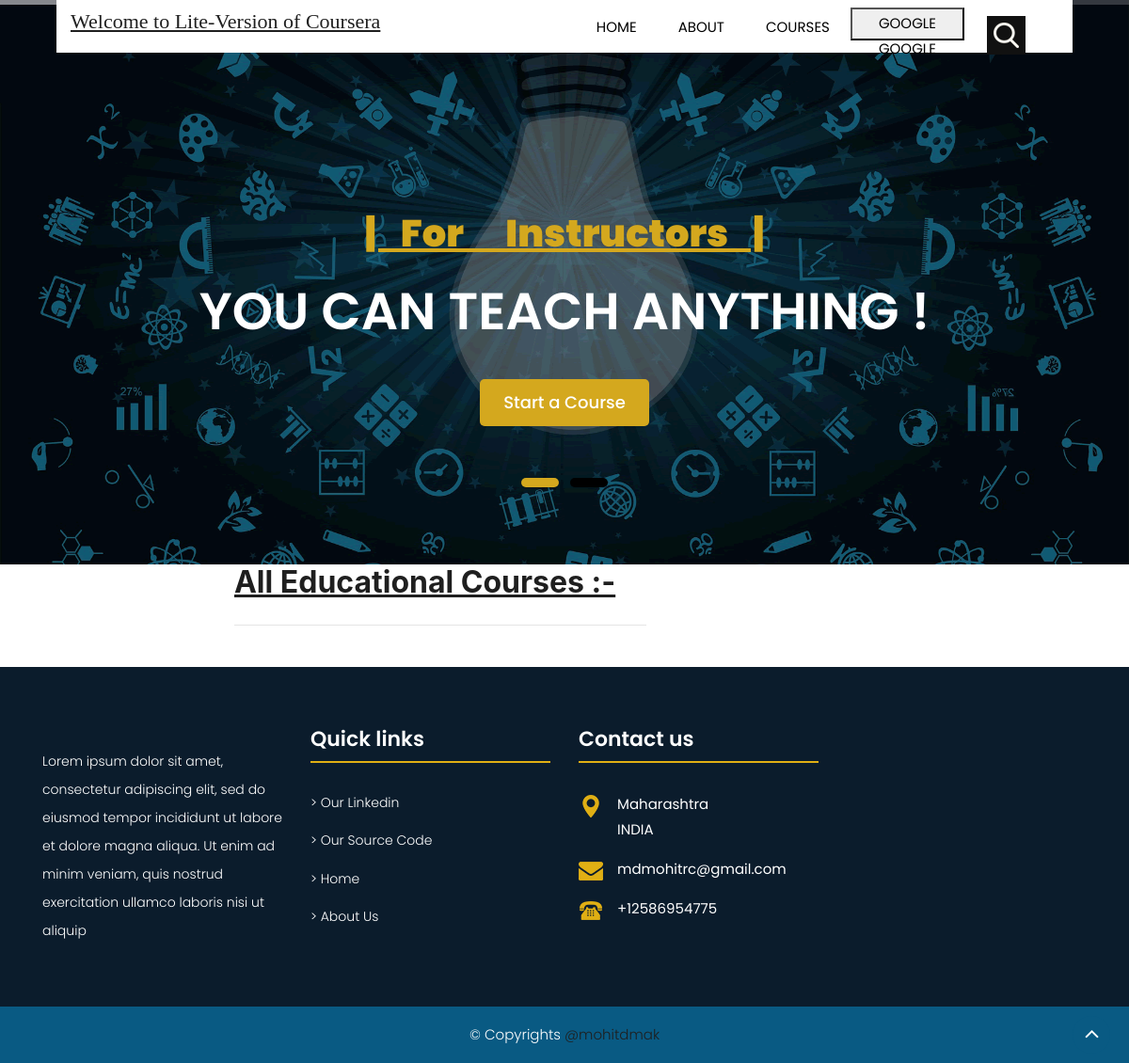
Before: /allcourses/ with the older database file.
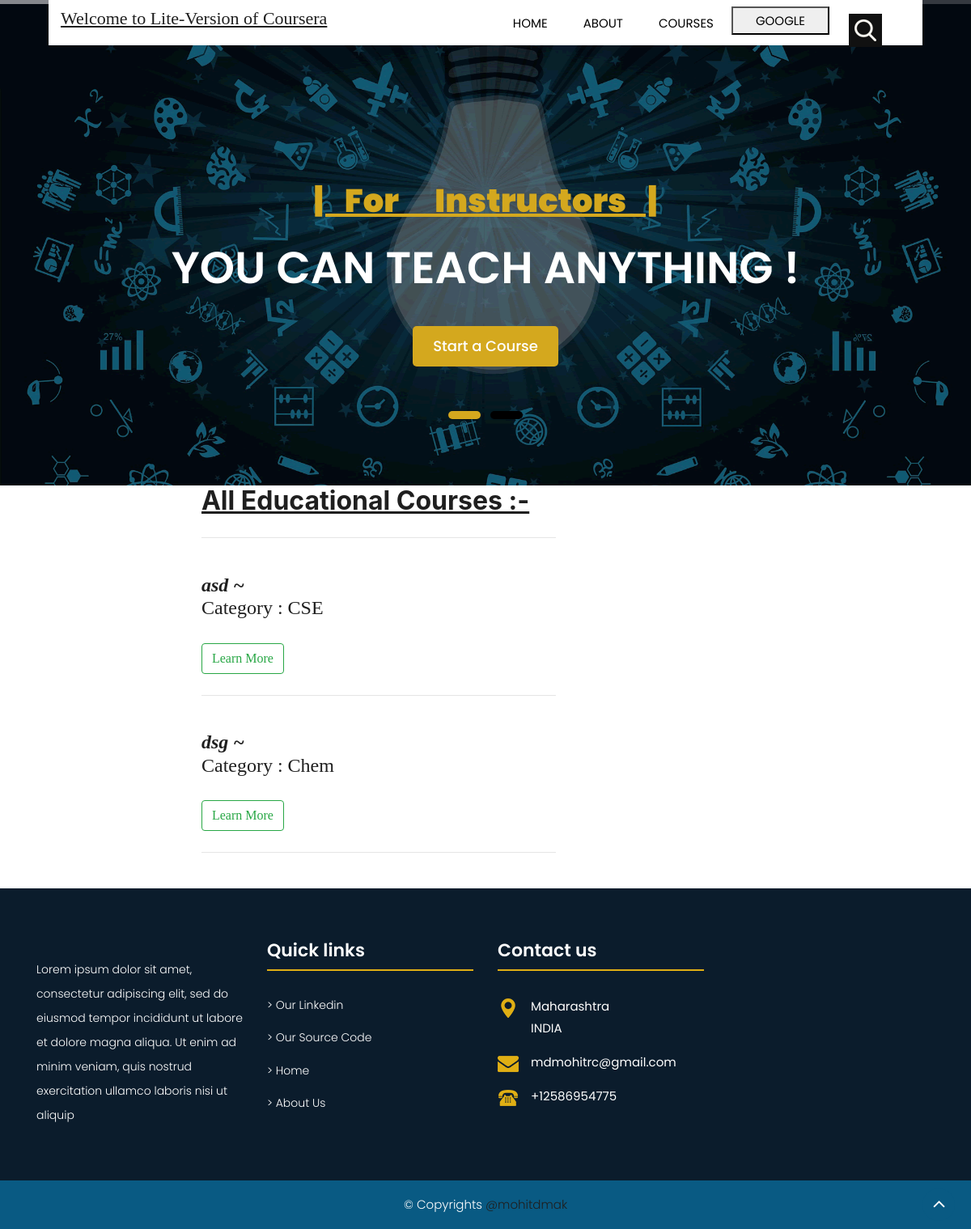
After: the same page with the newer database file.
### Home/models.py (models this page shows)
class Courses(models.Model):
    Course_Name = models.CharField(max_length = 200)
    Course_Desc = models.TextField()
    Creator = models.ForeignKey(User, on_delete = models.CASCADE, related_name = 'createdcourses')
    Course_Tag = models.CharField(max_length = 200)
    rating = models.FloatField(default = 3)

### Home/views.py (the view)
# urls.py: path('allcourses/', Homeviews.allcourses, name = 'allcourses'),
def allcourses(request):
    return render(request, 'Home/allcourses.html', {'courses': Courses.objects.all()})

### Home/templates/Home/allcourses.html
{% extends 'Home/base.html' %}
{% load static %}
{% load crispy_forms_tags %}
{% block 1 %}
<div class="section" class="text_align_center heading_main">
    <div class="container">
        <div class="row" style="margin-left: 5cm;">
             <div class="col-lg-6 col-md-6 col-sm-12">
                <div>
                    <h1 style="font-family: -apple-system, BlinkMacSystemFont, 'Segoe UI', Roboto, Oxygen, Ubuntu, Cantarell, 'Open Sans', 'Helvetica Neue', sans-serif;font-size: xx-large"><u><b>All Educational Courses  :-</b></u></h1><hr><br>
                    {% for course in courses %}
                    <h1 style="font-family: Georgia, 'Times New Roman', Times, serif;"><b><i>{{ course.Course_Name }} ~ </i></b><br> Category : {{ course.Course_Tag }}<br><br><b><u><a href = "{% url 'show-course' course.id %}"><button class="btn btn-outline-success" type="submit">Learn More</button> </a></u></b></h1><hr><br>
                    {% endfor %}
                </div>
            </div>
        </div>
    </div>
</div>
{% endblock 1 %}

### Home/templates/Home/base.html (shortened to what this page needs)
{% load static %}
{% load i18n %}
{% load account socialaccount %}
<!DOCTYPE html>
<html lang="en">
<head>
    <link rel="stylesheet" href="{% static 'Home/css/bootstrap.min.css' %}" />
    <link rel="stylesheet" href="{% static 'Home/css/pogo-slider.min.css' %}" />
    <link rel="stylesheet" href="{% static 'Home/css/style.css' %}" />
    <link rel="stylesheet" href="{% static 'Home/css/responsive.css' %}" />
    <link rel="stylesheet" href="{% static 'Home/css/custom.css' %}" />
</head>
<body id="home" data-spy="scroll" data-target="#navbar-wd" data-offset="98">
    <header class="top-header">
        <nav class="navbar header-nav navbar-expand-lg">
            <div class="container-fluid">
                <a class="navbar-brand" href="{% url 'home' %}"><h2 style="font-family:cursive"><u>Welcome to Lite-Version of Coursera</u></h2></a>
                <div class="collapse navbar-collapse justify-content-end" id="navbar-wd">
                    <ul class="navbar-nav">
                        <li><a class="nav-link active" href="{% url 'home' %}">Home</a></li>
                        <li><a class="nav-link" href="{% url 'about' %}">About</a></li>
                        <li><a class="nav-link" href="{% url 'allcourses' %}">Courses</a></li>
						{% if user.is_authenticated %}
						<form method="post" action="{% url 'account_logout' %}">
							{% csrf_token %}
							{% if redirect_field_value %}
							<input type="hidden" name="{{ redirect_field_name }}" value="{{ redirect_field_value }}"/>
							{% endif %}
							<button type="submit">{% trans 'Sign Out' %}</button>
							</form>
						{% else %}
						{% get_providers as socialaccount_providers %}
        				<button style="height: 35px;">{% include "socialaccount/snippets/provider_list.html" with process="login" %}</button>
						{% endif %}
                    </ul>
                </div>
                <div class="search-box">
                    <a class="search-btn">
                        <img src="{% static 'Home/images/search_icon.png' %}" alt="#" />
                    </a>
                </div>
            </div>
        </nav>
    </header>
<div class="ulockd-home-slider">
    <div class="container-fluid">
        <div class="row">
            <div class="pogoSlider" id="js-main-slider">
                <div class="pogoSlider-slide" style="background-image:url('{% static 'Home/images/banner_img.png' %}')">
                    <div class="container">
                        <div class="row">
                            <div class="col-md-12">
                                <div class="slide_text">
                                    <h3><span span class="theme_color"><b><u>|&MediumSpace;&MediumSpace;&MediumSpace;For&MediumSpace;&MediumSpace;&MediumSpace;&MediumSpace;&MediumSpace;Instructors&MediumSpace;&MediumSpace;&MediumSpace;|</u></b></h3><br></span><h3>YOU CAN TEACH ANYTHING !</h3>
                                    <div class="full center">
                                        <a class="contact_bt" href="{% url 'create-course' %}">Start a Course</a>
                                    </div>
                                </div>
                            </div>
                        </div>
                    </div>
                </div>
            </div>
        </div>
    </div>
</div>
    {% block 1 %}
    {% endblock 1 %}
    <footer class="footer-box">
        <div class="container">
		   <div class="row">
		      <div class="col-xs-12 col-sm-6 col-md-6 col-lg-3">
			     <div class="footer_blog">
					 <div class="full white_fonts">
					    <p>Lorem ipsum dolor sit amet, consectetur adipiscing elit, sed do eiusmod tempor incididunt ut labore et dolore magna aliqua.
						Ut enim ad minim veniam, quis nostrud exercitation ullamco laboris nisi ut aliquip </p>
					 </div>
				 </div>
			  </div>
			  <div class="col-xs-12 col-sm-6 col-md-6 col-lg-3">
			       <div class="footer_blog footer_menu white_fonts">
						    <h3>Quick links</h3>
						    <ul>
							  <li><a href="https://www.linkedin.com/in/mohitdmak/">> Our Linkedin</a></li>
							  <li><a href="https://github.com/mohitdmak/Coursera-lite">> Our Source Code</a></li>
							  <li><a href="{% url 'home' %}">> Home</a></li>
							  <li><a href="{% url 'about' %}">> About Us</a></li>
							</ul>
						 </div>
				 </div>
			  <div class="col-xs-12 col-sm-6 col-md-6 col-lg-3">
				 <div class="footer_blog full white_fonts">
						     <h3>Contact us</h3>
							 <ul class="full">
							   <li><img src="{% static 'Home/images/i5.png' %}"><span>Maharashtra<br>INDIA</span></li>
							   <li><img src="{% static 'Home/images/i6.png' %}"><span>mdmohitrc@gmail.com</span></li>
							   <li><img src="{% static 'Home/images/i7.png' %}"><span>+12586954775</span></li>
							 </ul>
						 </div>
					</div>
		   </div>
        </div>
    </footer>
    <div class="footer_bottom">
        <div class="container">
            <div class="row">
                <div class="col-12">
                    <p class="crp">© Copyrights <a href="https://github.com/mohitdmak">@mohitdmak</a></p>
                </div>
            </div>
        </div>
    </div>
    <a href="#" id="scroll-to-top" class="hvr-radial-out"><i class="fa fa-angle-up"></i></a>
</body>
</html>

### Home/static/Home/css/timeline.css (style rules this page uses)
* { box-sizing: border-box; }

Changed rows visible on the page:
added Courses: Course_Name "asd", Course_Tag "CSE"
added Courses: Course_Name "dsg", Course_Tag "Chem"
Other visible differences:
text no longer shown: "GOOGLE GOOGLE"
